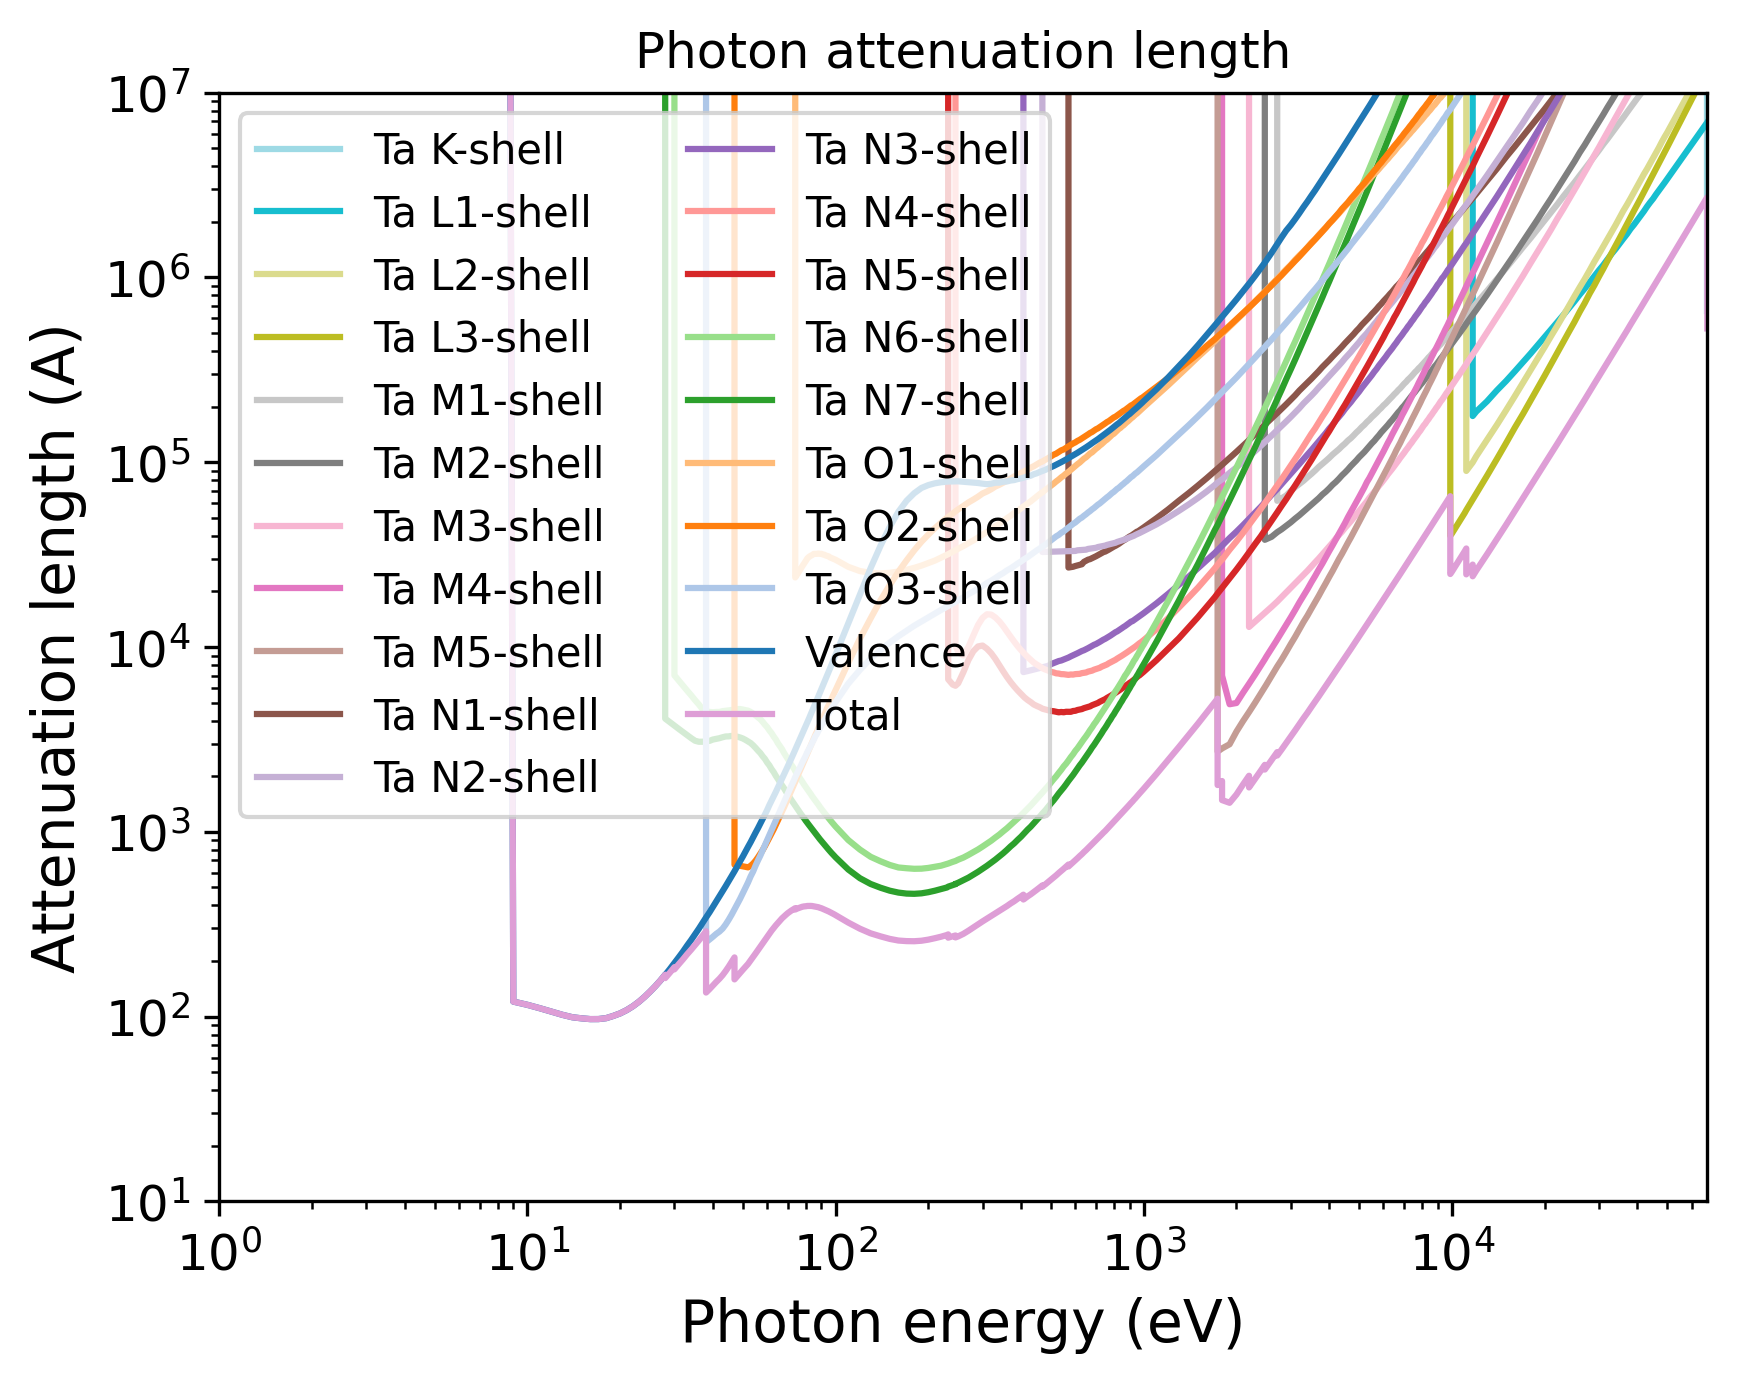

The script that saved this image:
import pandas as pd
import numpy as np
import matplotlib.pyplot as plt
import matplotlib.cm as cm
# Set the format:
plt.xlabel("Photon energy (eV)", fontsize=14)
plt.ylabel("Attenuation length (A)", fontsize=14)
plt.xticks(fontsize=12)
plt.yticks(fontsize=12)
plt.grid(False)
# Set the axes:
# Read the output file:
df = pd.read_csv(r"OUTPUT_Ta_Photon_IMFP.dat", sep=r'\s+', header=None, comment="#", skipinitialspace=True)
plt.xscale("log")
plt.yscale("log")
# Prepare the plot:
columns_to_plot = [ 1, 2, 3, 4, 5, 6, 7, 8, 9, 10, 11, 12, 13, 14, 15, 16, 17, 18, 19, 20, 21]
labels = [ "Ta K-shell", "Ta L1-shell", "Ta L2-shell", "Ta L3-shell", "Ta M1-shell", "Ta M2-shell", "Ta M3-shell", "Ta M4-shell", "Ta M5-shell", "Ta N1-shell", "Ta N2-shell", "Ta N3-shell", "Ta N4-shell", "Ta N5-shell", "Ta N6-shell", "Ta N7-shell", "Ta O1-shell", "Ta O2-shell", "Ta O3-shell", "Valence", "Total"]
# Create N distinct colors from a colormap
N = len(columns_to_plot)
colors = np.vstack([plt.cm.tab20(np.linspace(1, 0, 20)), plt.cm.tab20b(np.linspace(1, 0, 20))])
# Set line styles:
linestyles = [ "-", "-", "-", "-", "-", "-", "-", "-", "-", "-", "-", "-", "-", "-", "-", "-", "-", "-", "-", "-", "-"]
for i, col in enumerate(columns_to_plot):
    color = colors[i % len(colors)]
    ls    = linestyles[i % len(linestyles)]
    label = labels[i % len(labels)]
    plt.plot(df.iloc[:, 0], df.iloc[:, col],
    color=color,
    label=label,
    linestyle=ls)
plt.xlim(1.00000000,67419.00100000)
plt.ylim(10.00000000,10000000.00000000)
plt.title("Photon attenuation length")
plt.legend(loc="best", fontsize=10, ncol=2)
# Save the plot in this format:
plt.savefig("OUTPUT_MFP_photon.png", dpi=300, bbox_inches="tight")
